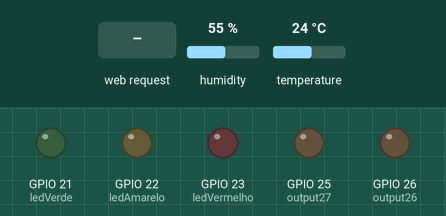
Recording of a program running on a simulated ESP32. Parts: output pins drawn as LEDs (lit = HIGH). The inputs (shaded band) are chosen by the test bench; at power-on: humidity 55 %, temperature 24 °C. WiFi joins after 1.5 s; servers stay silent unless stated; storage starts empty; what the program prints to the serial monitor is not drawn.

Above: at 2.7 s.
2.8 s: HTTP request GET / received
At 4.0 s:
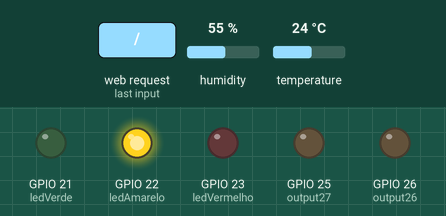
4.3 s: HTTP request GET /on received
At 5.5 s:
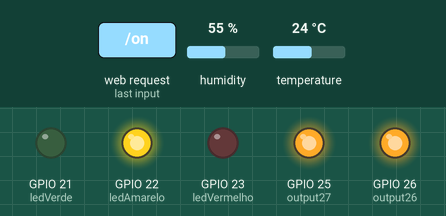
5.8 s: HTTP request GET /26/off received
At 6.3 s:
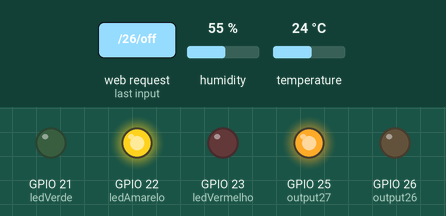
7.3 s: HTTP request GET /off received
At 7.8 s:
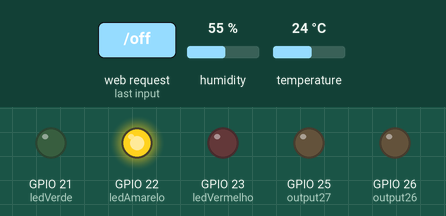
8.8 s: HTTP request GET /26/on received
At 9.7 s:
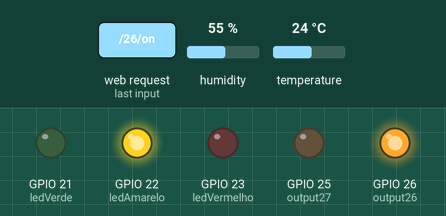
10.3 s: HTTP request GET /27/on received
At 11.2 s:
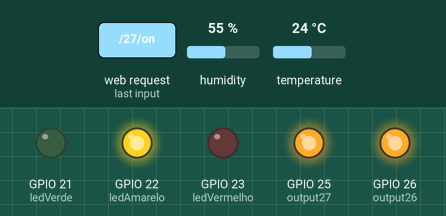
Timing chart, 0 to 12.8 s (numbered marks = the images above; inputs shaded):
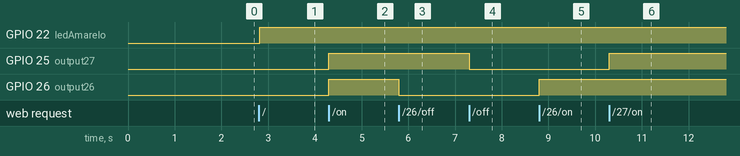

The program:

main.cpp
```cpp
#include <Arduino.h>
#include <WiFi.h>
#include <WebServer.h>
#include <DHT.h>
#include <Adafruit_Sensor.h>
#include "FS.h"
#include "SPIFFS.h"

// --- Credenciais Wi-Fi ---
const char* ssid = "IEFP-Formacao";
const char* password = "";

// --- Interface Web ---
const char* http_username = "admin";
const char* http_password = "1234";

// --- GPIOs ---
const int ledVerde = 21;      // led verde
const int ledAmarelo = 22;    // led amarelo
const int ledVermelho = 23;   // led vermelho
const int output26 = 26;
const int output27 = 25;
String output26State = "off";
String output27State = "off";

// --- Sensor DHT11 ---
#define DHTPIN 4
#define DHTTYPE DHT11
DHT dht(DHTPIN, DHTTYPE);
float temperature = 0.0;
float humidity = 0.0;

// --- Web server ---
WebServer server(1974);

void atualizaLEDs() {
  digitalWrite(ledVerde, LOW);
  digitalWrite(ledAmarelo, LOW);
  digitalWrite(ledVermelho, LOW);

  if (temperature <= 22.0) {
    digitalWrite(ledVerde, HIGH);
  } else if (temperature > 22.0 && temperature < 30.0) {
    digitalWrite(ledAmarelo, HIGH);
  } else {
    digitalWrite(ledVermelho, HIGH);
  }
}

// --- Lê o sensor DHT11 ---
void readDHT() {
  humidity = dht.readHumidity();
  temperature = dht.readTemperature();
  if (isnan(humidity) || isnan(temperature)) {
    Serial.println("Falha ao ler do sensor DHT!");
    humidity = 0.0;
    temperature = 0.0;
  }
  atualizaLEDs();
}

// --- Página HTML ---
void handleRoot() {
  if (!server.authenticate(http_username, http_password)) {
    return server.requestAuthentication();
  }

  readDHT();

  String html = R"rawliteral(
<!DOCTYPE html>
<html lang="pt">
<head>
  <meta charset="UTF-8" />
  <meta name="viewport" content="width=device-width, initial-scale=1" />
  <title>SmarTogether Web</title>
  <link href="https://fonts.googleapis.com/css2?family=Roboto:wght@400;700&display=swap" rel="stylesheet" />
  <style>
    body {
      font-family: 'Roboto', sans-serif;
      background-color: #f4f6f8;
      color: #333;
      margin: 0;
      padding: 20px;
      text-align: center;
    }

    h1 {
      color: #2c3e50;
      font-size: 2.5rem;
      margin-bottom: 30px;
    }

    .card {
      background-color: #ffffff;
      border-radius: 12px;
      box-shadow: 0 2px 10px rgba(0, 0, 0, 0.1);
      margin: 20px auto;
      max-width: 400px;
      padding: 20px;
    }

    .btn {
      display: inline-block;
      margin: 10px 5px;
      padding: 12px 24px;
      font-size: 1rem;
      font-weight: bold;
      border-radius: 8px;
      text-decoration: none;
      cursor: pointer;
      transition: 0.3s;
    }

    .btn-on {
      background-color: #2ecc71;
      color: white;
      border: none;
    }

    .btn-on:hover {
      background-color: #27ae60;
    }

    .btn-off {
      background-color: #e74c3c;
      color: white;
      border: none;
    }

    .btn-off:hover {
      background-color: #c0392b;
    }

    .label {
      font-weight: bold;
      margin-bottom: 10px;
      display: block;
    }

    .sensor {
      margin-top: 10px;
      font-size: 1.1rem;
    }

    #countdown {
      font-weight: bold;
      color: #e67e22;
    }

    @media (max-width: 480px) {
      .btn {
        width: 90%;
        font-size: 1.1rem;
      }
    }
  </style>
</head>
<body>

  <h1>RPP Web Control</h1>

  <div class="card">
    <span class="label">Controlo Geral</span>
    <a class="btn btn-on" href="/on">LIGAR TUDO</a>
    <a class="btn btn-off" href="/off">DESLIGAR TUDO</a>
  </div>

  <div class="card">
    <span class="label">GPIO 26 - Estado: )rawliteral" + output26State + R"rawliteral(</span>
    <a class="btn btn-on" href="/26/on">ON</a>
    <a class="btn btn-off" href="/26/off">OFF</a>
  </div>

  <div class="card">
    <span class="label">GPIO 27 - Estado: )rawliteral" + output27State + R"rawliteral(</span>
    <a class="btn btn-on" href="/27/on">ON</a>
    <a class="btn btn-off" href="/27/off">OFF</a>
  </div>

  <div class="card">
    <span class="label">Leituras do Sensor DHT11</span>
    <div class="sensor">🌡️ Temperatura: <span id="temp">)rawliteral" + String(temperature, 1) + R"rawliteral(</span> °C</div>
    <div class="sensor">💧 Humidade: <span id="hum">)rawliteral" + String(humidity, 1) + R"rawliteral(</span> %</div>
    <div class="sensor">⏱️ Última atualização: <span id="timestamp">--:--:--</span></div>
    <div class="sensor">🔄 Atualiza em <span id="countdown">60</span> segundos</div>
  </div>

  <div class="card">
    <span class="label">Estado do LED de Temperatura</span>
    <div id="led-indicador" style="font-size: 2rem;">🔲</div>
    <div class="sensor">Cor atual: <span id="led-status">--</span></div>
  </div>

  <script>
    let countdown = 10;

    function atualizaDHT() {
      fetch('/dht')
        .then(res => res.json())
        .then(data => {
          document.getElementById('temp').textContent = data.temperature.toFixed(1);
          document.getElementById('hum').textContent = data.humidity.toFixed(1);
          document.getElementById('timestamp').textContent = new Date().toLocaleTimeString();

          // Atualiza ícone e texto conforme estado do LED
          let icon = '🔲';
          let corTexto = '--';
          if (data.led === 'verde') {
            icon = '🟢';
            corTexto = 'Verde';
          } else if (data.led === 'amarelo') {
            icon = '🟡';
            corTexto = 'Amarelo';
          } else if (data.led === 'vermelho') {
            icon = '🔴';
            corTexto = 'Vermelho';
          }

          document.getElementById('led-indicador').innerHTML = icon;
          document.getElementById('led-status').textContent = corTexto;

          countdown = 10;
        });
    }

    function updateCountdown() {
      if (countdown > 0) countdown--;
      document.getElementById('countdown').textContent = countdown;
      if (countdown === 0) atualizaDHT();
    }

    setInterval(updateCountdown, 1000);
    atualizaDHT();
  </script>

</body>
</html>
)rawliteral";

  server.send(200, "text/html", html);
}

// --- JSON para AJAX ---
void handleDHTJson() {
  readDHT();

  String ledStatus;
  if (temperature <= 22.0) {
    ledStatus = "verde";
  } else if (temperature < 30.0) {
    ledStatus = "amarelo";
  } else {
    ledStatus = "vermelho";
  }

  String json = "{";
  json += "\"temperature\":" + String(temperature, 1) + ",";
  json += "\"humidity\":" + String(humidity, 1) + ",";
  json += "\"led\":\"" + ledStatus + "\"";
  json += "}";
  server.send(200, "application/json", json);
}

// --- Manipulação dos GPIOs ---
void handleAllOn() {
  if (!server.authenticate(http_username, http_password)) return server.requestAuthentication();
  output26State = "on"; output27State = "on";
  digitalWrite(output26, HIGH); digitalWrite(output27, HIGH);
  handleRoot();
}

void handleAllOff() {
  if (!server.authenticate(http_username, http_password)) return server.requestAuthentication();
  output26State = "off"; output27State = "off";
  digitalWrite(output26, LOW); digitalWrite(output27, LOW);
  handleRoot();
}

void handleGPIO26On() {
  if (!server.authenticate(http_username, http_password)) return server.requestAuthentication();
  output26State = "on"; digitalWrite(output26, HIGH);
  handleRoot();
}

void handleGPIO26Off() {
  if (!server.authenticate(http_username, http_password)) return server.requestAuthentication();
  output26State = "off"; digitalWrite(output26, LOW);
  handleRoot();
}

void handleGPIO27On() {
  if (!server.authenticate(http_username, http_password)) return server.requestAuthentication();
  output27State = "on"; digitalWrite(output27, HIGH);
  handleRoot();
}

void handleGPIO27Off() {
  if (!server.authenticate(http_username, http_password)) return server.requestAuthentication();
  output27State = "off"; digitalWrite(output27, LOW);
  handleRoot();
}

// --- Setup ---
void setup() {
  Serial.begin(115200);
  pinMode(ledVerde, OUTPUT);
  pinMode(ledAmarelo, OUTPUT);
  pinMode(ledVermelho, OUTPUT);

  digitalWrite(ledVerde, LOW);
  digitalWrite(ledAmarelo, LOW);
  digitalWrite(ledVermelho, LOW);

  pinMode(output26, OUTPUT);
  pinMode(output27, OUTPUT);
  digitalWrite(output26, LOW);
  digitalWrite(output27, LOW);

  dht.begin();

  if (!SPIFFS.begin(true)) {
    Serial.println("Erro ao montar SPIFFS");
    return;
  }

  WiFi.begin(ssid, password);
  Serial.print("A ligar à rede Wi-Fi");
  while (WiFi.status() != WL_CONNECTED) {
    delay(500);
    Serial.print(".");
  }
  Serial.println("\nWi-Fi ligado.");
  Serial.println("Endereço IP: " + WiFi.localIP().toString());

  // Removido server.serveStatic("/", SPIFFS, "/");

  server.on("/", handleRoot);
  server.on("/on", handleAllOn);
  server.on("/off", handleAllOff);
  server.on("/26/on", handleGPIO26On);
  server.on("/26/off", handleGPIO26Off);
  server.on("/27/on", handleGPIO27On);
  server.on("/27/off", handleGPIO27Off);
  server.on("/dht", handleDHTJson);

  server.begin();
  Serial.println("Servidor HTTP iniciado");
}

void loop() {
  server.handleClient();
}
```

Measured:
- after the input at 2.8 s, GPIO 22 (ledAmarelo): LOW → HIGH at once
- after the input at 4.3 s, GPIO 25 (output27), GPIO 26 (output26): LOW → HIGH at once
- after the input at 5.8 s, GPIO 26 (output26): HIGH → LOW at once
- after the input at 7.3 s, GPIO 25 (output27): HIGH → LOW at once
- after the input at 8.8 s, GPIO 26 (output26): LOW → HIGH at once
- after the input at 10.3 s, GPIO 25 (output27): LOW → HIGH at once
